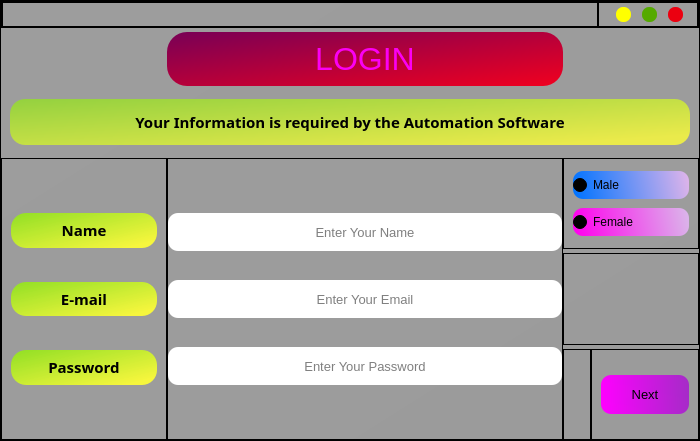
<?xml version="1.0" encoding="UTF-8"?>
<ui version="4.0">
 <class>MainWindow</class>
 <widget class="QMainWindow" name="MainWindow">
  <property name="geometry">
   <rect>
    <x>0</x>
    <y>0</y>
    <width>700</width>
    <height>441</height>
   </rect>
  </property>
  <property name="windowTitle">
   <string>MainWindow</string>
  </property>
  <property name="windowIcon">
   <iconset>
    <normaloff>../../.designer/O-Mitra Original Working With Background IMages/icon.ico</normaloff>../../.designer/O-Mitra Original Working With Background IMages/icon.ico</iconset>
  </property>
  <property name="styleSheet">
   <string notr="true">border-image: url(:/newPrefix/73c08740bcfe5c7b6db3659f4f67874b.png);</string>
  </property>
  <widget class="QWidget" name="centralwidget">
   <layout class="QHBoxLayout" name="horizontalLayout">
    <property name="spacing">
     <number>0</number>
    </property>
    <property name="leftMargin">
     <number>0</number>
    </property>
    <property name="topMargin">
     <number>0</number>
    </property>
    <property name="rightMargin">
     <number>0</number>
    </property>
    <property name="bottomMargin">
     <number>0</number>
    </property>
    <item>
     <widget class="QFrame" name="Content">
      <property name="styleSheet">
       <string notr="true">
border-image:None;
background-color: qlineargradient(spread:pad, x1:0, y1:0, x2:1, y2:1, stop:0 rgba(0, 0, 0, 88), stop:1 rgba(0, 0, 0, 90));</string>
      </property>
      <property name="frameShape">
       <enum>QFrame::StyledPanel</enum>
      </property>
      <property name="frameShadow">
       <enum>QFrame::Raised</enum>
      </property>
      <layout class="QGridLayout" name="gridLayout_4">
       <property name="leftMargin">
        <number>0</number>
       </property>
       <property name="topMargin">
        <number>0</number>
       </property>
       <property name="rightMargin">
        <number>0</number>
       </property>
       <property name="bottomMargin">
        <number>0</number>
       </property>
       <property name="horizontalSpacing">
        <number>0</number>
       </property>
       <property name="verticalSpacing">
        <number>4</number>
       </property>
       <item row="4" column="2" colspan="2">
        <widget class="QFrame" name="frame_4">
         <property name="styleSheet">
          <string notr="true">background-color: qlineargradient(spread:pad, x1:0, y1:0, x2:1, y2:1, stop:0 rgba(0, 0, 0, 0), stop:1 rgba(255, 255, 255, 0));</string>
         </property>
         <property name="frameShape">
          <enum>QFrame::StyledPanel</enum>
         </property>
         <property name="frameShadow">
          <enum>QFrame::Raised</enum>
         </property>
        </widget>
       </item>
       <item row="5" column="3">
        <widget class="QFrame" name="frame_5">
         <property name="minimumSize">
          <size>
           <width>108</width>
           <height>0</height>
          </size>
         </property>
         <property name="styleSheet">
          <string notr="true">background-color: qlineargradient(spread:pad, x1:0, y1:0, x2:1, y2:1, stop:0 rgba(0, 0, 0, 0), stop:1 rgba(255, 255, 255, 0));</string>
         </property>
         <property name="frameShape">
          <enum>QFrame::StyledPanel</enum>
         </property>
         <property name="frameShadow">
          <enum>QFrame::Raised</enum>
         </property>
         <layout class="QHBoxLayout" name="horizontalLayout_3">
          <item>
           <widget class="QPushButton" name="NextButton">
            <property name="minimumSize">
             <size>
              <width>0</width>
              <height>39</height>
             </size>
            </property>
            <property name="font">
             <font>
              <family>Segoe UI</family>
              <pointsize>10</pointsize>
              <weight>50</weight>
              <bold>false</bold>
             </font>
            </property>
            <property name="styleSheet">
             <string notr="true">QPushButton{
border-radius:10px;
	background-color: qlineargradient(spread:pad, x1:0, y1:0.653, x2:1, y2:0.631, stop:0 rgba(255, 0, 255, 255), stop:1 rgba(166, 43, 200, 255));

}
QPushButton:hover{
	background-color: rgb(75, 200, 100);

}</string>
            </property>
            <property name="text">
             <string>Next</string>
            </property>
           </widget>
          </item>
         </layout>
        </widget>
       </item>
       <item row="5" column="2">
        <widget class="QFrame" name="frame_9">
         <property name="styleSheet">
          <string notr="true">background-color: qlineargradient(spread:pad, x1:0, y1:0, x2:1, y2:1, stop:0 rgba(0, 0, 0, 0), stop:1 rgba(255, 255, 255, 0));</string>
         </property>
         <property name="frameShape">
          <enum>QFrame::StyledPanel</enum>
         </property>
         <property name="frameShadow">
          <enum>QFrame::Raised</enum>
         </property>
        </widget>
       </item>
       <item row="3" column="2" colspan="2">
        <widget class="QFrame" name="frame_3">
         <property name="minimumSize">
          <size>
           <width>130</width>
           <height>0</height>
          </size>
         </property>
         <property name="styleSheet">
          <string notr="true">background-color: qlineargradient(spread:pad, x1:0, y1:0, x2:1, y2:1, stop:0 rgba(0, 0, 0, 0), stop:1 rgba(255, 255, 255, 0));</string>
         </property>
         <property name="frameShape">
          <enum>QFrame::StyledPanel</enum>
         </property>
         <property name="frameShadow">
          <enum>QFrame::Raised</enum>
         </property>
         <layout class="QGridLayout" name="gridLayout_3">
          <item row="0" column="0">
           <widget class="QRadioButton" name="MaleRadioBtn">
            <property name="minimumSize">
             <size>
              <width>116</width>
              <height>28</height>
             </size>
            </property>
            <property name="font">
             <font>
              <pointsize>9</pointsize>
              <weight>50</weight>
              <bold>false</bold>
             </font>
            </property>
            <property name="layoutDirection">
             <enum>Qt::LeftToRight</enum>
            </property>
            <property name="autoFillBackground">
             <bool>false</bool>
            </property>
            <property name="styleSheet">
             <string notr="true">QRadioButton{
border-radius:10px;
	
	background-color: qlineargradient(spread:pad, x1:0, y1:0.568, x2:1, y2:0.517, stop:0 rgba(0, 115, 255, 255), stop:1 rgba(219, 179, 234, 255));

}

QRadioButton::hover{

background-color: qlineargradient(spread:pad, x1:0, y1:0.568, x2:1, y2:0.517, stop:0 rgba(0, 115, 255, 150), stop:1 rgba(219, 179, 234, 200));

}</string>
            </property>
            <property name="text">
             <string>Male</string>
            </property>
            <property name="checkable">
             <bool>true</bool>
            </property>
            <property name="checked">
             <bool>false</bool>
            </property>
           </widget>
          </item>
          <item row="1" column="0">
           <widget class="QRadioButton" name="FemaleRadioBtn">
            <property name="minimumSize">
             <size>
              <width>116</width>
              <height>28</height>
             </size>
            </property>
            <property name="font">
             <font>
              <pointsize>9</pointsize>
              <weight>50</weight>
              <bold>false</bold>
             </font>
            </property>
            <property name="styleSheet">
             <string notr="true">QRadioButton{
border-radius:10px;
	
	
	background-color: qlineargradient(spread:pad, x1:0, y1:0.568, x2:1, y2:0.517, stop:0 rgba(255, 0, 237, 255), stop:1 rgba(219, 179, 234, 255));
}

QRadioButton::hover{

	background-color: qlineargradient(spread:pad, x1:0, y1:0.568, x2:1, y2:0.517, stop:0 rgba(255, 0, 237, 150), stop:1 rgba(219, 179, 234, 200));

}</string>
            </property>
            <property name="text">
             <string>Female</string>
            </property>
           </widget>
          </item>
         </layout>
        </widget>
       </item>
       <item row="1" column="1">
        <widget class="QLabel" name="label_2">
         <property name="sizePolicy">
          <sizepolicy hsizetype="Preferred" vsizetype="Fixed">
           <horstretch>0</horstretch>
           <verstretch>0</verstretch>
          </sizepolicy>
         </property>
         <property name="minimumSize">
          <size>
           <width>0</width>
           <height>54</height>
          </size>
         </property>
         <property name="font">
          <font>
           <pointsize>24</pointsize>
          </font>
         </property>
         <property name="styleSheet">
          <string notr="true">QLabel{
	
	color: rgba(255, 0, 255,240);
border-radius:20px;
	background-color: qlineargradient(spread:pad, x1:0, y1:0, x2:1, y2:1, stop:0 rgba(120, 0, 86, 255), stop:1 rgba(241, 0, 31, 255));

}</string>
         </property>
         <property name="midLineWidth">
          <number>4</number>
         </property>
         <property name="text">
          <string>LOGIN</string>
         </property>
         <property name="alignment">
          <set>Qt::AlignCenter</set>
         </property>
        </widget>
       </item>
       <item row="3" column="0" rowspan="3">
        <widget class="QFrame" name="frame">
         <property name="sizePolicy">
          <sizepolicy hsizetype="Fixed" vsizetype="Preferred">
           <horstretch>0</horstretch>
           <verstretch>0</verstretch>
          </sizepolicy>
         </property>
         <property name="minimumSize">
          <size>
           <width>166</width>
           <height>0</height>
          </size>
         </property>
         <property name="styleSheet">
          <string notr="true">background-color: qlineargradient(spread:pad, x1:0, y1:0, x2:1, y2:1, stop:0 rgba(0, 0, 0, 0), stop:1 rgba(255, 255, 255, 0));</string>
         </property>
         <property name="frameShape">
          <enum>QFrame::StyledPanel</enum>
         </property>
         <property name="frameShadow">
          <enum>QFrame::Raised</enum>
         </property>
         <layout class="QGridLayout" name="gridLayout">
          <property name="topMargin">
           <number>54</number>
          </property>
          <property name="bottomMargin">
           <number>54</number>
          </property>
          <property name="horizontalSpacing">
           <number>0</number>
          </property>
          <property name="verticalSpacing">
           <number>34</number>
          </property>
          <item row="0" column="0">
           <widget class="QLabel" name="label_3">
            <property name="sizePolicy">
             <sizepolicy hsizetype="Expanding" vsizetype="Preferred">
              <horstretch>0</horstretch>
              <verstretch>0</verstretch>
             </sizepolicy>
            </property>
            <property name="minimumSize">
             <size>
              <width>0</width>
              <height>0</height>
             </size>
            </property>
            <property name="font">
             <font>
              <family>Segoe UI Semibold</family>
              <pointsize>11</pointsize>
              <weight>75</weight>
              <bold>true</bold>
             </font>
            </property>
            <property name="layoutDirection">
             <enum>Qt::LeftToRight</enum>
            </property>
            <property name="autoFillBackground">
             <bool>false</bool>
            </property>
            <property name="styleSheet">
             <string notr="true">QLabel{
background-color: qlineargradient(spread:pad, x1:0, y1:0, x2:1, y2:1, stop:0 rgba(145, 223, 37, 255), stop:0.892045 rgba(255, 255, 52, 232));
border-radius:15px;

}

QLabel:hover{
	background-color: qlineargradient(spread:pad, x1:0, y1:0, x2:1, y2:1, stop:0 rgba(90, 129, 23, 255), stop:1 rgba(239, 239, 37, 255));

}</string>
            </property>
            <property name="text">
             <string>Name</string>
            </property>
            <property name="textFormat">
             <enum>Qt::RichText</enum>
            </property>
            <property name="scaledContents">
             <bool>false</bool>
            </property>
            <property name="alignment">
             <set>Qt::AlignCenter</set>
            </property>
           </widget>
          </item>
          <item row="1" column="0">
           <widget class="QLabel" name="Description_5">
            <property name="sizePolicy">
             <sizepolicy hsizetype="Expanding" vsizetype="Preferred">
              <horstretch>0</horstretch>
              <verstretch>0</verstretch>
             </sizepolicy>
            </property>
            <property name="font">
             <font>
              <family>Segoe UI Semibold</family>
              <pointsize>11</pointsize>
              <weight>75</weight>
              <bold>true</bold>
             </font>
            </property>
            <property name="layoutDirection">
             <enum>Qt::LeftToRight</enum>
            </property>
            <property name="autoFillBackground">
             <bool>false</bool>
            </property>
            <property name="styleSheet">
             <string notr="true">QLabel{
background-color: qlineargradient(spread:pad, x1:0, y1:0, x2:1, y2:1, stop:0 rgba(145, 223, 37, 255), stop:0.892045 rgba(255, 255, 52, 232));
border-radius:15px;

}

QLabel:hover{
	background-color: qlineargradient(spread:pad, x1:0, y1:0, x2:1, y2:1, stop:0 rgba(90, 129, 23, 255), stop:1 rgba(239, 239, 37, 255));

}</string>
            </property>
            <property name="text">
             <string>E-mail</string>
            </property>
            <property name="textFormat">
             <enum>Qt::RichText</enum>
            </property>
            <property name="scaledContents">
             <bool>false</bool>
            </property>
            <property name="alignment">
             <set>Qt::AlignCenter</set>
            </property>
           </widget>
          </item>
          <item row="2" column="0">
           <widget class="QLabel" name="Description_4">
            <property name="sizePolicy">
             <sizepolicy hsizetype="Expanding" vsizetype="Preferred">
              <horstretch>0</horstretch>
              <verstretch>0</verstretch>
             </sizepolicy>
            </property>
            <property name="font">
             <font>
              <family>Segoe UI Semibold</family>
              <pointsize>11</pointsize>
              <weight>75</weight>
              <bold>true</bold>
             </font>
            </property>
            <property name="layoutDirection">
             <enum>Qt::LeftToRight</enum>
            </property>
            <property name="autoFillBackground">
             <bool>false</bool>
            </property>
            <property name="styleSheet">
             <string notr="true">QLabel{
background-color: qlineargradient(spread:pad, x1:0, y1:0, x2:1, y2:1, stop:0 rgba(145, 223, 37, 255), stop:0.892045 rgba(255, 255, 52, 232));
border-radius:15px;

}

QLabel:hover{
	background-color: qlineargradient(spread:pad, x1:0, y1:0, x2:1, y2:1, stop:0 rgba(90, 129, 23, 255), stop:1 rgba(239, 239, 37, 255));

}</string>
            </property>
            <property name="text">
             <string>Password</string>
            </property>
            <property name="textFormat">
             <enum>Qt::RichText</enum>
            </property>
            <property name="scaledContents">
             <bool>false</bool>
            </property>
            <property name="alignment">
             <set>Qt::AlignCenter</set>
            </property>
           </widget>
          </item>
         </layout>
        </widget>
       </item>
       <item row="3" column="1" rowspan="3">
        <widget class="QFrame" name="frame_2">
         <property name="sizePolicy">
          <sizepolicy hsizetype="Expanding" vsizetype="Preferred">
           <horstretch>0</horstretch>
           <verstretch>0</verstretch>
          </sizepolicy>
         </property>
         <property name="minimumSize">
          <size>
           <width>301</width>
           <height>0</height>
          </size>
         </property>
         <property name="styleSheet">
          <string notr="true">background-color: qlineargradient(spread:pad, x1:0, y1:0, x2:1, y2:1, stop:0 rgba(0, 0, 0, 0), stop:1 rgba(255, 255, 255, 0));</string>
         </property>
         <property name="frameShape">
          <enum>QFrame::StyledPanel</enum>
         </property>
         <property name="frameShadow">
          <enum>QFrame::Raised</enum>
         </property>
         <layout class="QGridLayout" name="gridLayout_2">
          <property name="leftMargin">
           <number>0</number>
          </property>
          <property name="topMargin">
           <number>54</number>
          </property>
          <property name="rightMargin">
           <number>0</number>
          </property>
          <property name="bottomMargin">
           <number>54</number>
          </property>
          <property name="horizontalSpacing">
           <number>0</number>
          </property>
          <property name="verticalSpacing">
           <number>29</number>
          </property>
          <item row="0" column="0">
           <widget class="QLineEdit" name="Name">
            <property name="sizePolicy">
             <sizepolicy hsizetype="Expanding" vsizetype="Expanding">
              <horstretch>0</horstretch>
              <verstretch>0</verstretch>
             </sizepolicy>
            </property>
            <property name="minimumSize">
             <size>
              <width>301</width>
              <height>38</height>
             </size>
            </property>
            <property name="font">
             <font>
              <pointsize>10</pointsize>
             </font>
            </property>
            <property name="styleSheet">
             <string notr="true">QLineEdit{
	background-color: rgb(255, 255, 255);
border-radius:10px;
text-align:centre;
}

QLineEdit:hover{
	background-color: rgb(255, 216, 76);

}
</string>
            </property>
            <property name="echoMode">
             <enum>QLineEdit::Normal</enum>
            </property>
            <property name="alignment">
             <set>Qt::AlignCenter</set>
            </property>
            <property name="placeholderText">
             <string>Enter Your Name</string>
            </property>
           </widget>
          </item>
          <item row="1" column="0">
           <widget class="QLineEdit" name="Email">
            <property name="sizePolicy">
             <sizepolicy hsizetype="Expanding" vsizetype="Expanding">
              <horstretch>0</horstretch>
              <verstretch>0</verstretch>
             </sizepolicy>
            </property>
            <property name="minimumSize">
             <size>
              <width>301</width>
              <height>38</height>
             </size>
            </property>
            <property name="font">
             <font>
              <pointsize>10</pointsize>
             </font>
            </property>
            <property name="styleSheet">
             <string notr="true">QLineEdit{
	background-color: rgb(255, 255, 255);
border-radius:10px;
text-align:centre;
}

QLineEdit:hover{
	background-color: rgb(255, 216, 76);

}
</string>
            </property>
            <property name="alignment">
             <set>Qt::AlignCenter</set>
            </property>
            <property name="placeholderText">
             <string>Enter Your Email</string>
            </property>
           </widget>
          </item>
          <item row="2" column="0">
           <widget class="QLineEdit" name="Password">
            <property name="sizePolicy">
             <sizepolicy hsizetype="Expanding" vsizetype="Expanding">
              <horstretch>0</horstretch>
              <verstretch>0</verstretch>
             </sizepolicy>
            </property>
            <property name="minimumSize">
             <size>
              <width>301</width>
              <height>38</height>
             </size>
            </property>
            <property name="font">
             <font>
              <pointsize>10</pointsize>
             </font>
            </property>
            <property name="styleSheet">
             <string notr="true">QLineEdit{
	background-color: rgb(255, 255, 255);
border-radius:10px;
text-align:centre;
}

QLineEdit:hover{
	background-color: rgb(255, 216, 76);

}
</string>
            </property>
            <property name="echoMode">
             <enum>QLineEdit::Password</enum>
            </property>
            <property name="alignment">
             <set>Qt::AlignCenter</set>
            </property>
            <property name="placeholderText">
             <string>Enter Your Password</string>
            </property>
           </widget>
          </item>
         </layout>
        </widget>
       </item>
       <item row="0" column="0" colspan="4">
        <widget class="QFrame" name="TitleBar_2">
         <property name="sizePolicy">
          <sizepolicy hsizetype="Preferred" vsizetype="Fixed">
           <horstretch>0</horstretch>
           <verstretch>0</verstretch>
          </sizepolicy>
         </property>
         <property name="minimumSize">
          <size>
           <width>0</width>
           <height>0</height>
          </size>
         </property>
         <property name="maximumSize">
          <size>
           <width>16777215</width>
           <height>30</height>
          </size>
         </property>
         <property name="styleSheet">
          <string notr="true">QFrame{

	
	background-color: qlineargradient(spread:pad, x1:1, y1:1, x2:1, y2:1, stop:0 rgba(0, 0, 0, 215), stop:1 rgba(11, 15, 50, 194));

	background-color: qlineargradient(spread:pad, x1:0, y1:0, x2:1, y2:1, stop:0 rgba(0, 0, 0, 0), stop:1 rgba(255, 255, 255, 0));


}</string>
         </property>
         <property name="frameShape">
          <enum>QFrame::StyledPanel</enum>
         </property>
         <property name="frameShadow">
          <enum>QFrame::Raised</enum>
         </property>
         <layout class="QHBoxLayout" name="horizontalLayout_5">
          <property name="spacing">
           <number>0</number>
          </property>
          <property name="leftMargin">
           <number>0</number>
          </property>
          <property name="topMargin">
           <number>0</number>
          </property>
          <property name="rightMargin">
           <number>0</number>
          </property>
          <property name="bottomMargin">
           <number>0</number>
          </property>
          <item>
           <widget class="QFrame" name="TitleBar">
            <property name="cursor">
             <cursorShape>SizeAllCursor</cursorShape>
            </property>
            <property name="frameShape">
             <enum>QFrame::StyledPanel</enum>
            </property>
            <property name="frameShadow">
             <enum>QFrame::Raised</enum>
            </property>
            <layout class="QHBoxLayout" name="horizontalLayout_17">
             <property name="spacing">
              <number>0</number>
             </property>
             <property name="leftMargin">
              <number>0</number>
             </property>
             <property name="topMargin">
              <number>0</number>
             </property>
             <property name="rightMargin">
              <number>0</number>
             </property>
             <property name="bottomMargin">
              <number>0</number>
             </property>
            </layout>
           </widget>
          </item>
          <item>
           <widget class="QFrame" name="frame_8">
            <property name="sizePolicy">
             <sizepolicy hsizetype="Fixed" vsizetype="Fixed">
              <horstretch>0</horstretch>
              <verstretch>0</verstretch>
             </sizepolicy>
            </property>
            <property name="minimumSize">
             <size>
              <width>0</width>
              <height>25</height>
             </size>
            </property>
            <property name="maximumSize">
             <size>
              <width>100</width>
              <height>16777215</height>
             </size>
            </property>
            <property name="frameShape">
             <enum>QFrame::StyledPanel</enum>
            </property>
            <property name="frameShadow">
             <enum>QFrame::Raised</enum>
            </property>
            <layout class="QHBoxLayout" name="horizontalLayout_6">
             <property name="spacing">
              <number>0</number>
             </property>
             <property name="leftMargin">
              <number>6</number>
             </property>
             <property name="topMargin">
              <number>0</number>
             </property>
             <property name="rightMargin">
              <number>0</number>
             </property>
             <property name="bottomMargin">
              <number>0</number>
             </property>
             <item>
              <widget class="QPushButton" name="Minimizebtn">
               <property name="sizePolicy">
                <sizepolicy hsizetype="Fixed" vsizetype="Fixed">
                 <horstretch>0</horstretch>
                 <verstretch>0</verstretch>
                </sizepolicy>
               </property>
               <property name="maximumSize">
                <size>
                 <width>15</width>
                 <height>15</height>
                </size>
               </property>
               <property name="toolTip">
                <string>&lt;html&gt;&lt;head/&gt;&lt;body&gt;&lt;p&gt;Minimize&lt;/p&gt;&lt;/body&gt;&lt;/html&gt;</string>
               </property>
               <property name="styleSheet">
                <string notr="true">QPushButton{
	background-color: rgb(255, 255, 0);
border-radius:7px;
}
QPushButton::hover{
	background-color: rgba(255, 255, 0, 150);

}</string>
               </property>
               <property name="text">
                <string/>
               </property>
               <property name="iconSize">
                <size>
                 <width>16</width>
                 <height>16</height>
                </size>
               </property>
              </widget>
             </item>
             <item>
              <widget class="QPushButton" name="Maximizebtn">
               <property name="sizePolicy">
                <sizepolicy hsizetype="Fixed" vsizetype="Fixed">
                 <horstretch>0</horstretch>
                 <verstretch>0</verstretch>
                </sizepolicy>
               </property>
               <property name="maximumSize">
                <size>
                 <width>15</width>
                 <height>15</height>
                </size>
               </property>
               <property name="toolTip">
                <string>&lt;html&gt;&lt;head/&gt;&lt;body&gt;&lt;p&gt;Maximize&lt;/p&gt;&lt;/body&gt;&lt;/html&gt;</string>
               </property>
               <property name="styleSheet">
                <string notr="true">QPushButton{
	background-color: rgb(85, 170, 0);
border-radius:7px;
}
QPushButton::hover{
	background-color: rgba(85, 170, 0, 150);

}</string>
               </property>
               <property name="text">
                <string/>
               </property>
              </widget>
             </item>
             <item>
              <widget class="QPushButton" name="CloseButton">
               <property name="sizePolicy">
                <sizepolicy hsizetype="Fixed" vsizetype="Fixed">
                 <horstretch>0</horstretch>
                 <verstretch>0</verstretch>
                </sizepolicy>
               </property>
               <property name="maximumSize">
                <size>
                 <width>15</width>
                 <height>15</height>
                </size>
               </property>
               <property name="toolTip">
                <string>&lt;html&gt;&lt;head/&gt;&lt;body&gt;&lt;p&gt;Close&lt;/p&gt;&lt;/body&gt;&lt;/html&gt;</string>
               </property>
               <property name="styleSheet">
                <string notr="true">QPushButton{
	background-color: rgb(235, 0, 16);

border-radius:7px;

}
QPushButton::hover{
	background-color: rgba(255, 0, 0, 150);

}</string>
               </property>
               <property name="text">
                <string/>
               </property>
              </widget>
             </item>
            </layout>
           </widget>
          </item>
         </layout>
        </widget>
       </item>
       <item row="2" column="0" colspan="4">
        <widget class="QStackedWidget" name="stackedWidget">
         <property name="sizePolicy">
          <sizepolicy hsizetype="Preferred" vsizetype="Expanding">
           <horstretch>0</horstretch>
           <verstretch>0</verstretch>
          </sizepolicy>
         </property>
         <property name="maximumSize">
          <size>
           <width>16777215</width>
           <height>64</height>
          </size>
         </property>
         <property name="styleSheet">
          <string notr="true">background-color: qlineargradient(spread:pad, x1:0, y1:0, x2:1, y2:1, stop:0 rgba(0, 0, 0, 0), stop:1 rgba(255, 255, 255, 0));</string>
         </property>
         <property name="currentIndex">
          <number>0</number>
         </property>
         <widget class="QWidget" name="UsusalTitle">
          <layout class="QHBoxLayout" name="horizontalLayout_2">
           <item>
            <widget class="QLabel" name="Description">
             <property name="font">
              <font>
               <family>Segoe UI Semibold</family>
               <pointsize>11</pointsize>
               <weight>75</weight>
               <bold>true</bold>
              </font>
             </property>
             <property name="layoutDirection">
              <enum>Qt::LeftToRight</enum>
             </property>
             <property name="autoFillBackground">
              <bool>false</bool>
             </property>
             <property name="styleSheet">
              <string notr="true">border-radius:15px;
background-color: qlineargradient(spread:pad, x1:0, y1:0, x2:1, y2:1, stop:0 rgba(145, 223, 37, 200), stop:0.892045 rgba(255, 255, 52, 200));

</string>
             </property>
             <property name="text">
              <string> Your Information is required by the Automation Software</string>
             </property>
             <property name="textFormat">
              <enum>Qt::RichText</enum>
             </property>
             <property name="scaledContents">
              <bool>false</bool>
             </property>
             <property name="alignment">
              <set>Qt::AlignCenter</set>
             </property>
            </widget>
           </item>
          </layout>
         </widget>
         <widget class="QWidget" name="EmailError">
          <layout class="QHBoxLayout" name="horizontalLayout_8">
           <item>
            <widget class="QFrame" name="NotFilledAlertFrame">
             <property name="sizePolicy">
              <sizepolicy hsizetype="Preferred" vsizetype="Fixed">
               <horstretch>0</horstretch>
               <verstretch>0</verstretch>
              </sizepolicy>
             </property>
             <property name="minimumSize">
              <size>
               <width>0</width>
               <height>50</height>
              </size>
             </property>
             <property name="styleSheet">
              <string notr="true">background-color: qlineargradient(spread:pad, x1:1, y1:1, x2:1, y2:1, stop:0 rgba(0, 0, 0, 215), stop:1 rgba(11, 15, 50, 194));
border-radius:10px;</string>
             </property>
             <property name="frameShape">
              <enum>QFrame::StyledPanel</enum>
             </property>
             <property name="frameShadow">
              <enum>QFrame::Raised</enum>
             </property>
             <layout class="QHBoxLayout" name="horizontalLayout_7">
              <item>
               <widget class="QLabel" name="NotFilledAlertText">
                <property name="font">
                 <font>
                  <pointsize>11</pointsize>
                 </font>
                </property>
                <property name="styleSheet">
                 <string notr="true">QLabel{

	color: rgb(255, 255, 255);
}</string>
                </property>
                <property name="text">
                 <string>Please Filll All The Required Fields Correctly</string>
                </property>
                <property name="alignment">
                 <set>Qt::AlignCenter</set>
                </property>
               </widget>
              </item>
              <item>
               <widget class="QPushButton" name="NotFilledClose">
                <property name="sizePolicy">
                 <sizepolicy hsizetype="Expanding" vsizetype="Expanding">
                  <horstretch>0</horstretch>
                  <verstretch>0</verstretch>
                 </sizepolicy>
                </property>
                <property name="minimumSize">
                 <size>
                  <width>3</width>
                  <height>0</height>
                 </size>
                </property>
                <property name="maximumSize">
                 <size>
                  <width>35</width>
                  <height>16777215</height>
                 </size>
                </property>
                <property name="font">
                 <font>
                  <weight>75</weight>
                  <bold>true</bold>
                 </font>
                </property>
                <property name="styleSheet">
                 <string notr="true">QPushButton{

	border-radius:5px;
	color: rgb(121, 121, 121);
	background-color: rgb(43, 43, 43);

}

QPushButton:hover{
		background-color: rgb(81, 81, 81);
	color: rgb(240, 240, 240);

}</string>
                </property>
                <property name="text">
                 <string>X</string>
                </property>
               </widget>
              </item>
             </layout>
            </widget>
           </item>
          </layout>
         </widget>
        </widget>
       </item>
      </layout>
     </widget>
    </item>
   </layout>
  </widget>
 </widget>
 <resources>
  <include location="resources.qrc"/>
 </resources>
 <connections/>
</ui>
